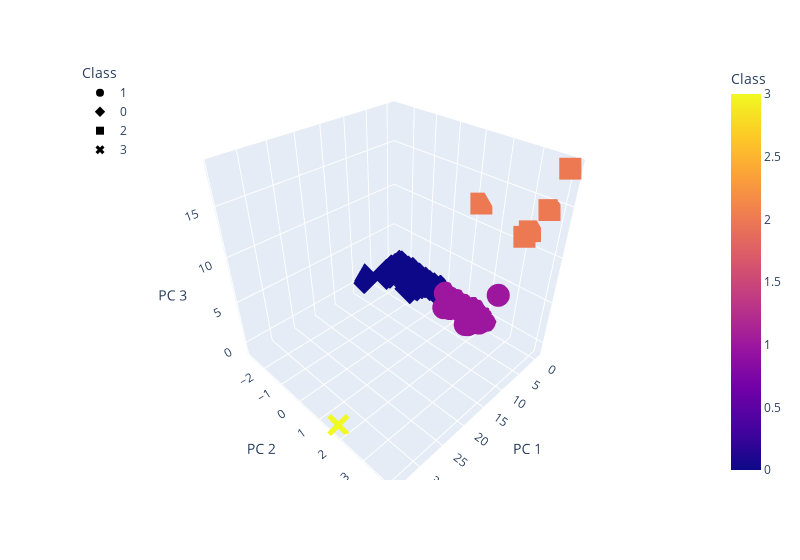

The code cell stored with this chart in its notebook:
### Markdown cell above
### Deliverable 4: Visualizing Cryptocurrencies Results

#### 3D-Scatter with Clusters

### Code cell
# Creating a 3D-Scatter with the PCA data and the clusters
fig = px.scatter_3d(clustered_df, x="PC 1", y="PC 2", z="PC 3", color="Class", symbol="Class",width=800, hover_name="CoinName",hover_data=["Algorithm"])
fig.update_layout(legend=dict(x=0,y=1))
fig.show()

### Figure 1 — Plotly figure (JSON) as saved in the notebook; plotly's stock layout.template omitted (floating-point values rounded to 4 significant figures; data arrays with more than 128 entries replaced by an {"elided": "..."} marker saying what was removed)
{"data": [{"customdata": {"elided": "286x1 str values"}, "hovertemplate": "<b>%{hovertext}</b><br><br>Class=%{marker.color}<br>PC 1=%{x}<br>PC 2=%{y}<br>PC 3=%{z}<br>Algorithm=%{customdata[0]}<extra></extra>", "hovertext": {"elided": "286 str values"}, "legendgroup": "1", "marker": {"color": {"elided": "286 int values"}, "coloraxis": "coloraxis", "symbol": "circle"}, "mode": "markers", "name": "1", "scene": "scene", "showlegend": true, "type": "scatter3d", "x": {"elided": "286 float values"}, "y": {"elided": "286 float values"}, "z": {"elided": "286 float values"}}, {"customdata": {"elided": "240x1 str values"}, "hovertemplate": "<b>%{hovertext}</b><br><br>Class=%{marker.color}<br>PC 1=%{x}<br>PC 2=%{y}<br>PC 3=%{z}<br>Algorithm=%{customdata[0]}<extra></extra>", "hovertext": {"elided": "240 str values"}, "legendgroup": "0", "marker": {"color": {"elided": "240 int values"}, "coloraxis": "coloraxis", "symbol": "diamond"}, "mode": "markers", "name": "0", "scene": "scene", "showlegend": true, "type": "scatter3d", "x": {"elided": "240 float values"}, "y": {"elided": "240 float values"}, "z": {"elided": "240 float values"}}, {"customdata": [["Proof-of-BibleHash"], ["SHA-256 + Hive"], ["Proof-of-Authority"], ["ECC 256K1"], ["Leased POS"]], "hovertemplate": "<b>%{hovertext}</b><br><br>Class=%{marker.color}<br>PC 1=%{x}<br>PC 2=%{y}<br>PC 3=%{z}<br>Algorithm=%{customdata[0]}<extra></extra>", "hovertext": ["BiblePay", "LitecoinCash", "Poa Network", "Acute Angle Cloud", "Waves"], "legendgroup": "2", "marker": {"color": [2, 2, 2, 2, 2], "coloraxis": "coloraxis", "symbol": "square"}, "mode": "markers", "name": "2", "scene": "scene", "showlegend": true, "type": "scatter3d", "x": [-0.0427, -0.3047, -0.6675, -0.3344, -0.4601], "y": [4.031, 3.652, 1.242, 3.157, 2.993], "z": [18.47, 14.4, 12.36, 11.75, 10.95]}, {"customdata": [["TRC10"]], "hovertemplate": "<b>%{hovertext}</b><br><br>Class=%{marker.color}<br>PC 1=%{x}<br>PC 2=%{y}<br>PC 3=%{z}<br>Algorithm=%{customdata[0]}<extra></extra>", "hovertext": ["BitTorrent"], "legendgroup": "3", "marker": {"color": [3], "coloraxis": "coloraxis", "symbol": "x"}, "mode": "markers", "name": "3", "scene": "scene", "showlegend": true, "type": "scatter3d", "x": [34.06], "y": [1.69], "z": [-0.9859]}], "layout": {"coloraxis": {"colorbar": {"title": {"text": "Class"}}, "colorscale": [[0, "#0d0887"], [0.1111, "#46039f"], [0.2222, "#7201a8"], [0.3333, "#9c179e"], [0.4444, "#bd3786"], [0.5556, "#d8576b"], [0.6667, "#ed7953"], [0.7778, "#fb9f3a"], [0.8889, "#fdca26"], [1, "#f0f921"]]}, "legend": {"title": {"text": "Class"}, "tracegroupgap": 0, "x": 0, "y": 1}, "margin": {"t": 60}, "scene": {"domain": {"x": [0, 1], "y": [0, 1]}, "xaxis": {"title": {"text": "PC 1"}}, "yaxis": {"title": {"text": "PC 2"}}, "zaxis": {"title": {"text": "PC 3"}}}, "width": 800}}
